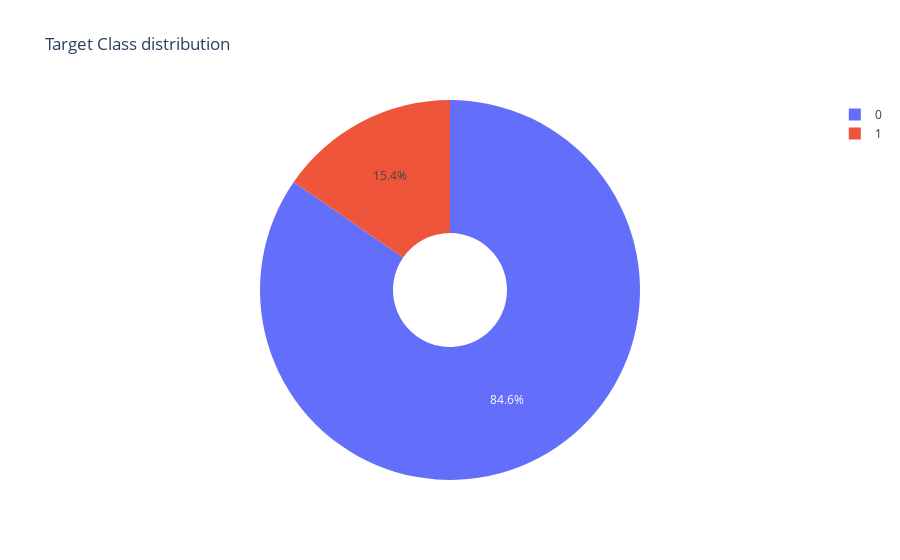

Notebook source saved alongside this figure:
### Code cell
labels = valid.toxic.unique()
values = valid.toxic.value_counts()

# Use `hole` to create a donut-like pie chart
fig = go.Figure(data=[go.Pie(labels=labels, values=values, hole=.3)])
fig.update_layout(title="Target Class distribution")
fig.show()

### Figure 1 — Plotly figure (JSON) as saved in the notebook; plotly's stock layout.template omitted (floating-point values rounded to 4 significant figures)
{"data": [{"hole": 0.3, "labels": [0, 1], "type": "pie", "values": [6770, 1230]}], "layout": {"title": {"text": "Target Class distribution"}}}
